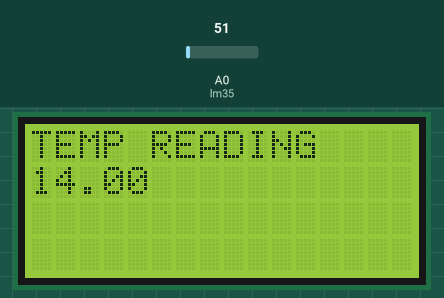
A sketch run on a simulated Arduino Uno, built with avr-gcc and run on an emulated ATmega328P. Shown: 16×4 character LCD. The test bench sets the inputs (shaded band); at power-on: A0 (lm35) = 51.

Above: at 1.2 s.
1.3 s: A0 (lm35) set to 61
At 2.3 s:
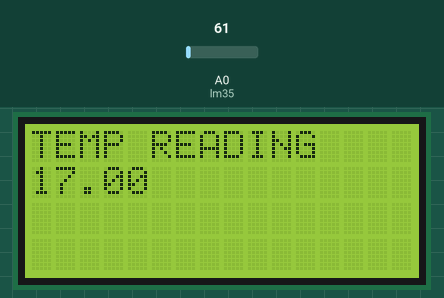
3.0 s: A0 (lm35) set to 71
At 3.6 s:
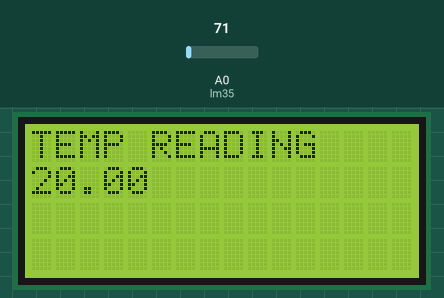
4.5 s: A0 (lm35) set to 86
Timing chart, 0 to 7.5 s (numbered marks = the images above; inputs shaded):
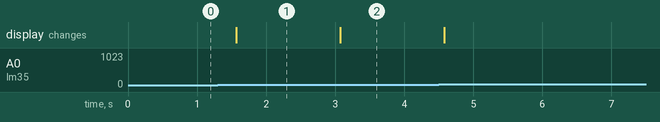

Measured:
- after the input at 1.3 s, the display: changes after 0.27 s (image 1)
- after the input at 3.0 s, the display: changes after 0.07 s (image 2)

The sketch:

edi_sy.ino
```cpp
#include<LiquidCrystal.h>
#include <TimerOne.h>
LiquidCrystal lcd(2,3,4,5,6,7);

#define lm35 A0

void setup() {

  lcd.begin(16,4);
  lcd.print("TEMP READING");
  lcd.setCursor(0,1);
  pinMode(lm35,INPUT);

}

void loop() {

  int rs;
  float temp;
  rs= analogRead(lm35);
  temp=(rs*301)/1024;
  lcd.print(temp);
  lcd.setCursor(0,1);
  delay(500);
}
```
